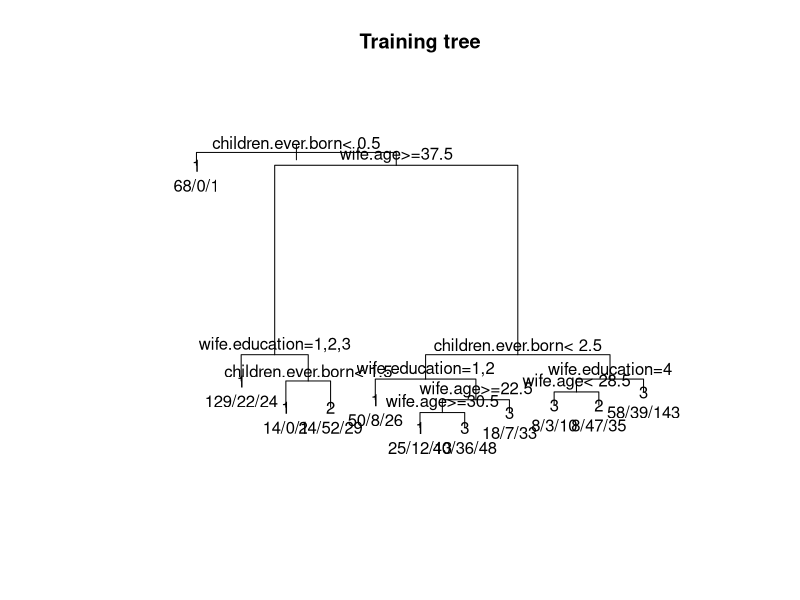

The R source for this figure:
# Load libraries
library(rpart)

# Set the seed
set.seed(1111)

# Set working directory
setwd("/Users/nicolaslopezj/Code/r/bi/9-05")

# Set data
data <- read.csv("cmc.data", header = TRUE, sep=",")
data$wife.education <- as.factor(data$wife.education)
data$husband.education <- as.factor(data$husband.education)
data$wife.islam <- as.factor(data$wife.islam)
data$wife.work <- as.factor(data$wife.work)
data$husband.occupation <- as.factor(data$husband.occupation)
data$living.standard <- as.factor(data$living.standard)
data$media.exposure <- as.factor(data$media.exposure)
data$contraceptive.method <- as.factor(data$contraceptive.method)

# Generate training and testing set
sub <- sample(nrow(data), floor(nrow(data) * 0.7))
trainData<-data[sub, ] #70 % for training
testData<-data[-sub, ] #30 % for testing

# Create the tree
tree <- rpart(contraceptive.method ~ ., data=trainData)
plot(tree,margin=0.2)
text (tree, use.n = T, pretty = TRUE)
title("Training tree")

# Predictions
predictions <- predict(tree, testData, type="class")

# Compare
results <- table(testData$contraceptive.method, predictions)
accuracy <- sum(diag(results)) / sum(results) # accuracy 57%
accuracy1 <- results[1] / sum(results[1,]) # accuracy 69%
accuracy2 <- results[2] / sum(results[2,]) # accuracy 27%
accuracy3 <- results[3] / sum(results[3,]) # accuracy 30%




